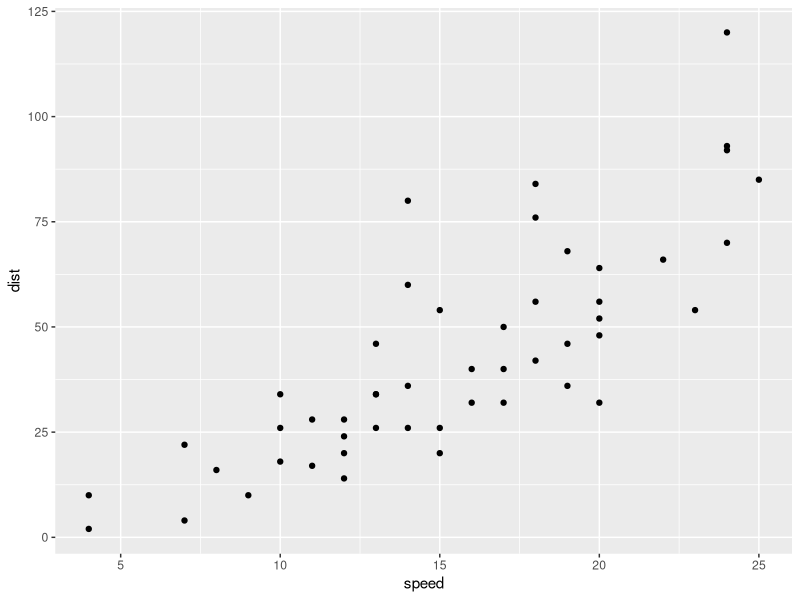
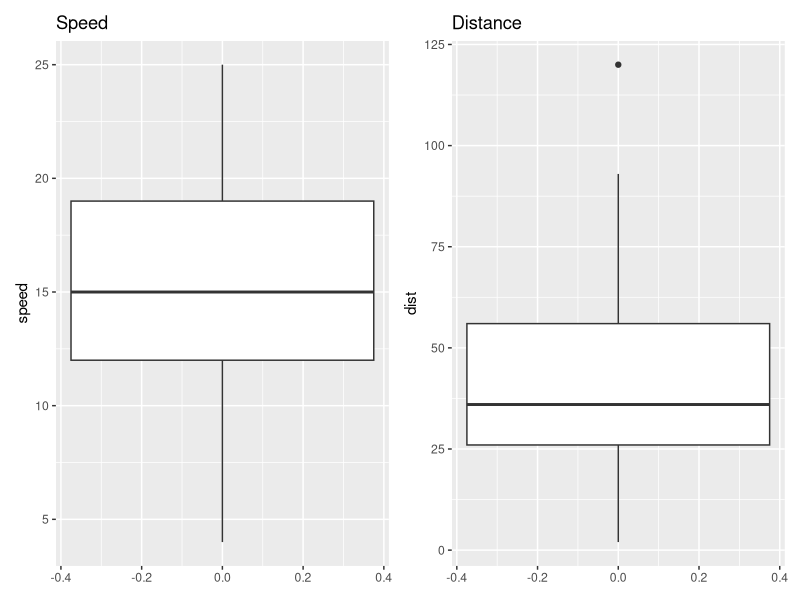
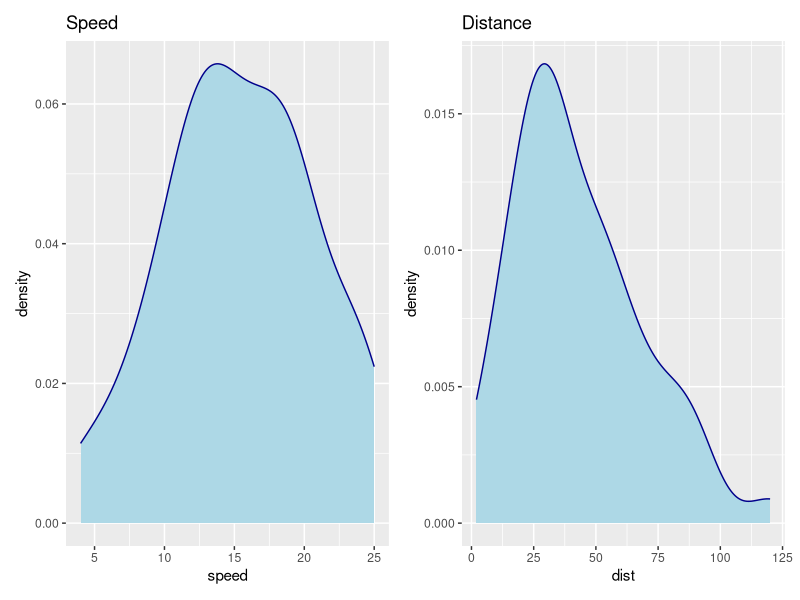
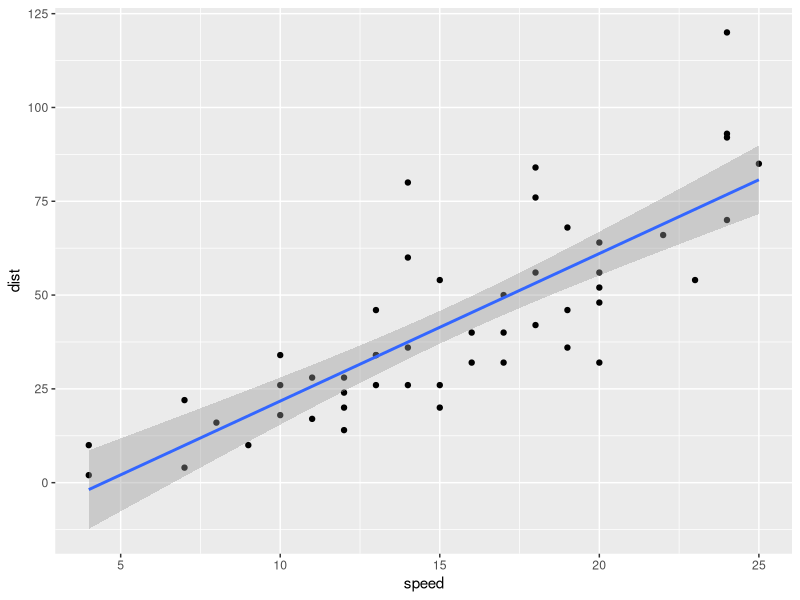
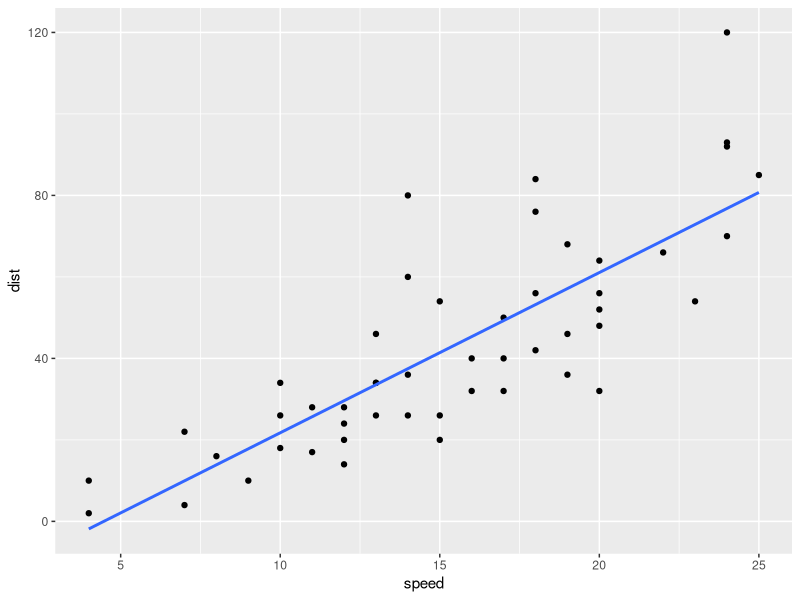

These charts were generated, in order, by the following R code:
## ---- chunk 1
knitr::opts_chunk$set(fig.width=6, fig.height=3.5, fig.align="center")
## ---- chunk 2
library(tidyverse)
ggplot(cars, aes(x=speed,y=dist))+ geom_point()
## ---- chunk 3
library(patchwork)

# boxplot

p1 <- ggplot(cars, aes(y=speed))+ geom_boxplot() + ggtitle("Speed")  # speed

p2 <- ggplot(cars, aes(y=dist))+ geom_boxplot() + ggtitle("Distance") # Distance


p1 + p2 
## ---- chunk 4
p3 <- ggplot(cars, aes(x=speed)) + 
  geom_density(color="darkblue", fill="lightblue") + 
  ggtitle("Speed")  # speed

p4 <- ggplot(cars, aes(x=dist))+ 
  geom_density(color="darkblue", fill="lightblue") + 
  ggtitle("Distance") # Distance


p3 + p4 
## ---- chunk 5
cor(cars$speed, cars$dist) # calculate correlation between speed and distance
## ---- chunk 6
linearMod <- lm(dist ~ speed, data=cars)  # build linear regression model on full data
linearMod
## ---- chunk 7
summary(linearMod)  # model summary
## ---- chunk 8
# capture model summary as an object
modelSummary <- summary(linearMod)  

typeof(modelSummary)

names(modelSummary)  
## ---- chunk 9

# model coefficients
modelCoeffs <- modelSummary$coefficients  

# get std.error for speed  
std.error <- modelCoeffs["speed", "Std. Error"]

modelSummary$sigma

## ---- chunk 10
ggplot(cars, aes(x=speed,y=dist))+ geom_point() +
  geom_smooth(method='lm')
## ---- chunk 11
ggplot(cars, aes(x=speed,y=dist))+ geom_point() +
  geom_smooth(method='lm', se=FALSE)
## ---- chunk 12
# Create Training and Test data -
set.seed(100)  # setting seed to reproduce results of random sampling
trainingRowIndex <- sample(1:nrow(cars), 0.8*nrow(cars))  # row indices for training data
trainingData <- cars[trainingRowIndex, ]  # model training data
testData  <- cars[-trainingRowIndex, ]   # test data
## ---- chunk 13
# Build the model on training data
lmMod <- lm(dist ~ speed, data=trainingData)  # build the model
distPred <- predict(lmMod, testData)  # predict distance
## ---- chunk 14
summary (lmMod)  # model summary
## ---- chunk 15
original <-  testData$dist
d = original-distPred
mse = mean((d)^2)
mae = mean(abs(d))
rmse = sqrt(mse)
R2 = 1-(sum((d)^2)/sum((original-mean(original))^2))

cat(" MAE:", mae, "\n", "MSE:", mse, "\n", 
    
    "RMSE:", rmse, "\n", "R-squared:", R2)

